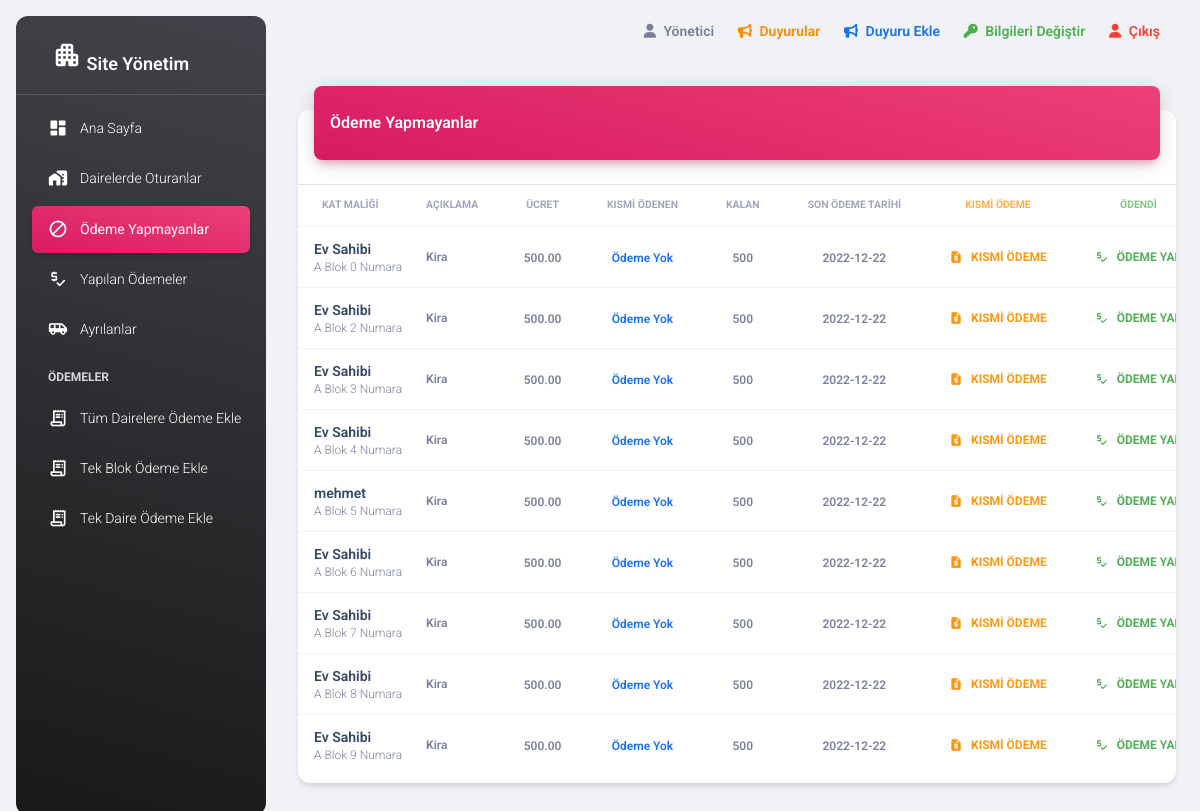
/pages/odemeyapmayanlar.php (signed in), run on an earlier commit of the app's database.
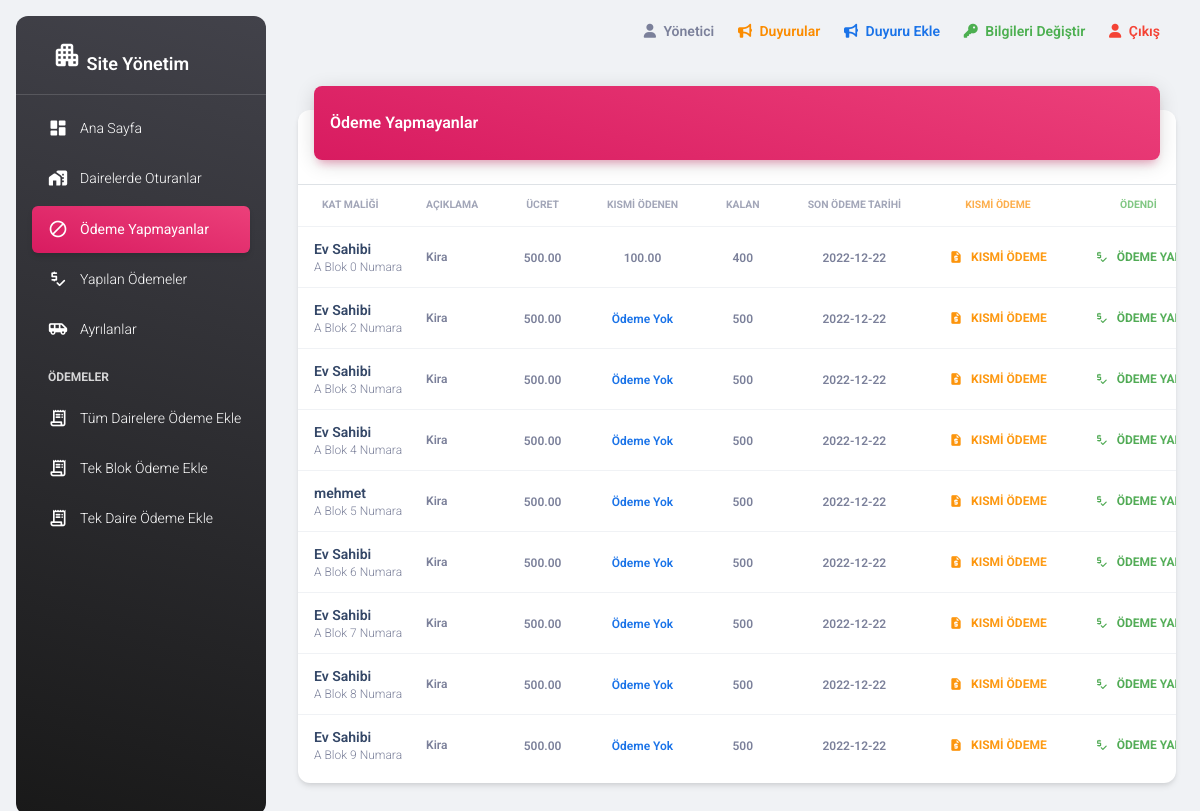
And on a later commit of the database.
### tables this page shows
CREATE TABLE `tblucret` (
  `id` int(11) NOT NULL,
  `ucret` decimal(10,2) NOT NULL,
  `kismi` decimal(10,2) DEFAULT NULL,
  `daireid` int(11) NOT NULL,
  `aciklama` varchar(5000) NOT NULL,
  `nereye` varchar(50) NOT NULL,
  `odendimi` int(11) NOT NULL,
  `sonodemetarihi` date NOT NULL
);

CREATE TABLE `tbldaire` (
  `id` int(11) NOT NULL,
  `blokad` varchar(3) NOT NULL,
  `daireno` int(11) NOT NULL,
  `dolumu` int(11) NOT NULL
);

### pages/odemeyapmayanlar.php (the view, shortened to what the changed rows need)
<!DOCTYPE html>
<?php
include '../connection.php';
$odenmeyenUcretlerQuery = $conn-> query("select * from tblucret where odendimi=0");
?>
<html lang="tr">
<head>
  <link rel="stylesheet" href="https://cdn.jsdelivr.net/npm/bootstrap@4.6.1/dist/css/bootstrap.min.css">
  <link href="../assets/css/nucleo-icons.css" rel="stylesheet" />
  <link href="../assets/css/nucleo-svg.css" rel="stylesheet" />
  <link id="pagestyle" href="../assets/css/material-dashboard.css?v=3.0.1" rel="stylesheet" />
</head>
<body class="g-sidenav-show  bg-gray-200">
  <main class="main-content position-relative max-height-vh-100 h-100 border-radius-lg">
    <div class="container-fluid py-4">
      <div class="row">
        <div class="col-12">
          <div class="card my-4">
            <div class="card-body px-0 pb-2">
              <div class="table-responsive p-0">
                <table class="table align-items-center mb-0">
                  <thead>
                    <tr>
                      <th class="text-uppercase text-secondary text-xxs font-weight-bolder opacity-7">Kat Maliği</th>
                      <th class="text-uppercase text-secondary text-xxs font-weight-bolder opacity-7 ps-2">Açıklama</th>
                      <th class="text-center text-uppercase text-secondary text-xxs font-weight-bolder opacity-7">Ücret</th>
                      <th class="text-center text-uppercase text-secondary text-xxs font-weight-bolder opacity-7">Kısmi Ödenen</th>
                      <th class="text-center text-uppercase text-secondary text-xxs font-weight-bolder opacity-7">Kalan</th>
                      <th class="text-center text-uppercase text-secondary text-xxs font-weight-bolder opacity-7">Son Ödeme Tarihi</th>
                      <th class="text-center text-uppercase text-warning text-xxs font-weight-bolder opacity-7"> Kısmi Ödeme </th>
                      <th class="text-center text-uppercase text-success text-xxs font-weight-bolder opacity-7"> Ödendi </th>
                    </tr>
                  </thead>
                  <tbody>
                    <?php
                      while($odenmeyenUcretler = $odenmeyenUcretlerQuery->fetch(PDO::FETCH_ASSOC)) {
                        $daireid = $odenmeyenUcretler['daireid'];
                        $evDoluMu = $conn->query("select dolumu,blokad,daireno from tbldaire where id=$daireid");
                        $evDolu = $evDoluMu->fetch(PDO::FETCH_ASSOC);
                       ?>
                    <tr>
                      <td>
                        <div class="d-flex px-2 py-1">
                          <div class="d-flex flex-column justify-content-center">
                            <h6 class="mb-0 text-sm"><?php
                            if($evDolu['dolumu']>0) {
                              $daireSorgu=$conn->query("select * from tblkullanici where daireid=$daireid");
                              $daire = $daireSorgu->fetch(PDO::FETCH_ASSOC);
                              echo "<a href=\"javascript:bilgiGetir(" . $daire['id'] . ")\">" . $daire['adsoyad'] . "</a>";
                             } else echo "Ev Sahibi";?>  <button id="ac" class="btn btn-danger" data-toggle="modal" data-target="#bilgi" style="display:none;" ></button></h6>
                            <p class="text-xs text-secondary mb-0"><?php echo $evDolu['blokad']. " Blok " . $evDolu['daireno']." Numara" ?></p>
                          </div>
                        </div>
                      </td>
                      <td>
                        <p class="text-xs font-weight-bold mb-0"><?php echo $odenmeyenUcretler['aciklama']; ?></p>
                      </td>
                      <td class="align-middle text-center">
                        <span class="text-secondary text-xs font-weight-bold"><?php echo $odenmeyenUcretler['ucret']; ?></span>
                      </td>
                      <td class="align-middle text-center">
                      <?php if( $odenmeyenUcretler['kismi']!=NULL && $odenmeyenUcretler['kismi']!=0) {
                        echo "<span class=\"text-secondary text-xs font-weight-bold\">". $odenmeyenUcretler['kismi'] ."</span>";
                        } else {
                          echo "<span class=\"text-info text-xs font-weight-bold\">Ödeme Yok</span>";
                        } ?>
                      </td>
                      <td class="align-middle text-center">
                        <span class="text-<?php if($odenmeyenUcretler['ucret']-$odenmeyenUcretler['kismi']==0) {echo "danger";} else {echo "secondary";} ?> text-xs font-weight-bold"><?php echo $odenmeyenUcretler['ucret']-$odenmeyenUcretler['kismi']; ?></span>
                      </td>
                      <td class="align-middle text-center">
                        <span class="text-secondary text-xs font-weight-bold"><?php echo $odenmeyenUcretler['sonodemetarihi']; ?></span>
                      </td>
                      <td class="align-middle text-center">
                      <a class="btn btn-link text-warning text-gradient px-3 mb-0" data-toggle="modal" data-target="#kismiodemeyap<?php echo $odenmeyenUcretler['id']; ?>"><i class="material-icons text-sm me-2">request_quote</i>Kısmi Ödeme</a>
                      </td>
                      <td class="align-middle text-center">
                      <a class="btn btn-link text-success text-gradient px-3 mb-0" data-toggle="modal" data-target="#odemeyap<?php echo $odenmeyenUcretler['id']; ?>"><i class="material-icons text-sm me-2">price_check</i>Ödeme Yap</a>
                      </td>
                    </tr>
                    <?php } ?>
                  </tbody>
                </table>
              </div>
            </div>
          </div>
        </div>
      </div>
        </div>
  </main>
</body>
</html>

What changed in the data, as far as the page shows it:
changed tblucret (number 1 of 9 on the later page): kismi (not shown) → "100.00"; $odenmeyenUcretler['ucret']-$odenmeyenUcretler['kismi'] "500" → "400"; no longer shows "Ödeme Yok"
